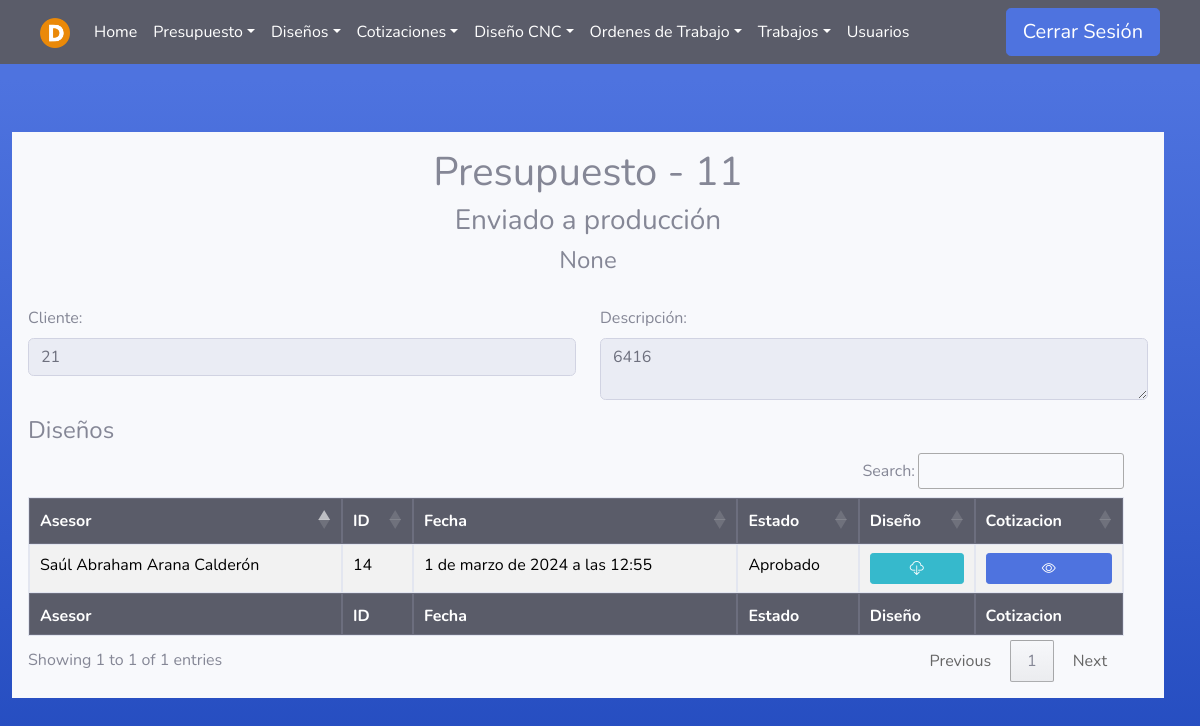
/Presupuesto/Informacion/Finalizado/11/ (signed in), run on an earlier commit of the app's database.
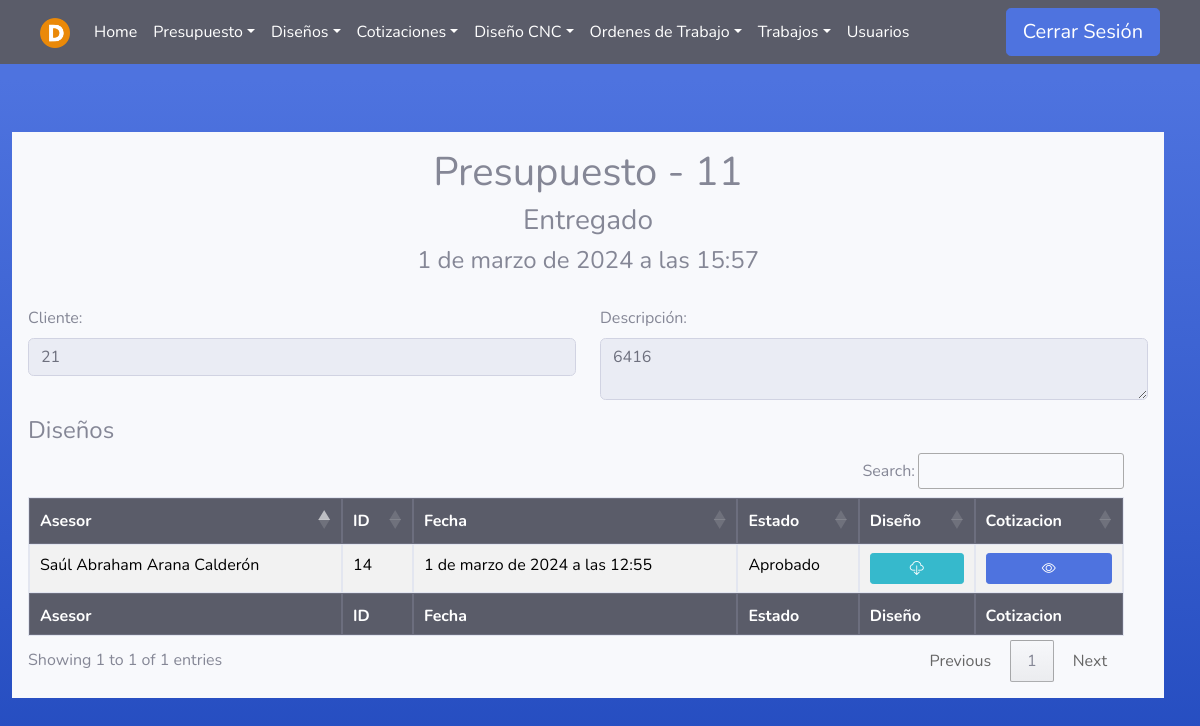
And on a later commit of the database.
### Asesores/models.py (models this page shows)
class Presupuesto(models.Model):
    asesor = models.ForeignKey(User, on_delete=models.PROTECT, null=False, blank=False)
    fecha_inicio = models.DateTimeField(null=False, auto_now_add=True, blank=False)
    cliente = models.CharField(max_length=100, null=False, blank=False)
    descripcion = models.TextField(null=False, blank=False)
    estado=models.TextField(null=True, blank=True)
    fecha_fin = models.DateTimeField(null=True, blank=True)

### Asesores/views.py (the view)
# urls.py: path('Informacion/Finalizado/<pre_id>/', asesor_views.disenos_presupuesto_fin , name='verInformacionfin'),
@login_required(login_url='index')
def disenos_presupuesto_fin(request, pre_id):
    user = request.user
    if (user.groups.filter(name='Asesor').exists() or user.groups.filter(name='Administrador').exists() or user.is_superuser or user.groups.filter(name='Designer').exists()):
        presupuesto = get_object_or_404(Presupuesto, pk=pre_id)
        pres = Diseno.objects.filter(presupuesto_id=presupuesto)
        cotizaciones = Cotizacion.objects.filter(diseno__presupuesto=presupuesto)
        contratos = Orden_trabajo.objects.filter(presupuesto_id=presupuesto)
        return render(request,'Asesor/listado_disenos_presupuesto_fin.html', {'presupuesto':presupuesto, 'pres': pres, 'cotizaciones': cotizaciones, 'contratos':contratos})
    else:
        error = "No tienes permiso para acceder a esta página."
        return render(request, '404.html', {'error': error})

### Templates/Asesor/listado_disenos_presupuesto_fin.html (shortened to what this page needs)
{% extends 'tables.html' %}
{% block botones%}
<div class="text-center">
    <h1>Presupuesto - {{presupuesto.id}}</h1>
    <h3>{{presupuesto.estado}}</h3>
    <h4>{{presupuesto.fecha_fin}}</h4>
</div>
<br>
<div class="row">
    <div class="col-md-6">
        <label for="presupuesto_desc">Cliente:</label>
        <input type="text" class="form-control form-control-user" readonly name="presupuesto_desc" value="{{ presupuesto.cliente }}">
    </div>
    <div class="col-md-6">
        <label for="presupuesto_desc">Descripción:</label>
        <textarea class="form-control form-control-user" readonly name="presupuesto_desc" linenumbers="4">{{ presupuesto.descripcion }}</textarea>
    </div>
<div style="justify-content: space-between;" class="mt-3">
    <h4>Diseños</h4>
</div>
{% endblock %}
{% load static %}
{% block head %}
{% if user.is_superuser or user.groups.all.0.name == "Administrador" %}
<th>Asesor</th>
{% endif %}
<th>ID</th>
<th>Fecha</th>
<th>Estado</th>
<th>Diseño</th>
<th>Cotizacion</th>
{% endblock %}
{% block tbody %}
{% for diseno in pres %}
<tr>
    {% if user.is_superuser or user.groups.all.0.name == "Administrador" %}
    <td>{{ diseno.usuario.first_name}} {{ diseno.usuario.last_name}}</td>
    {% endif %}
    <td>{{ diseno.id }}</td>
    <td>{{ diseno.fecha }}</td>
    <td>{{ diseno.estado }}</td>
    <td>
        <div>
            <div class="text-center">
                <a class="btn btn-info btn-sm btn-block" href="{% url 'descargar_archivo' id=diseno.id %}" download>
                    <i class="bi bi-cloud-download"></i>
                </a>
            </div>
        </div>
    </td>
    <td>
        {% if diseno.estado != 'Rechazado' and diseno.estado != 'Diseño guía' %}
            <a class="btn btn-primary btn-sm btn-block" href="/Presupuesto/Informacion/Diseno/{{diseno.id}}/">
                <i class="bi bi-eye"></i>
            </a>
        {% endif %}
    </td>
</tr>
{% endfor %}
{% endblock %}
{% block footer %}
{% if user.is_superuser or user.groups.all.0.name == "Administrador" %}
<th>Asesor</th>
{% endif %}
<th>ID</th>
<th>Fecha</th>
<th>Estado</th>
<th>Diseño</th>
<th>Cotizacion</th>
{% endblock %}

What changed in the data, as far as the page shows it:
changed Presupuesto id 11: estado "Enviado a producción" → "Entregado"; fecha_fin "None" → "1 de marzo de 2024 a las 15:57"
